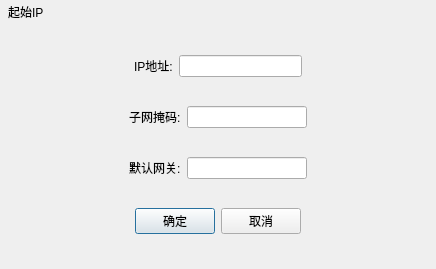
<?xml version="1.0" encoding="UTF-8"?>
<ui version="4.0">
 <class>frmAutoNetSet</class>
 <widget class="QDialog" name="frmAutoNetSet">
  <property name="geometry">
   <rect>
    <x>0</x>
    <y>0</y>
    <width>436</width>
    <height>269</height>
   </rect>
  </property>
  <property name="windowTitle">
   <string>操作员登录</string>
  </property>
  <property name="styleSheet">
   <string notr="true"/>
  </property>
  <layout class="QVBoxLayout" name="verticalLayout">
   <property name="spacing">
    <number>0</number>
   </property>
   <property name="leftMargin">
    <number>1</number>
   </property>
   <property name="topMargin">
    <number>1</number>
   </property>
   <property name="rightMargin">
    <number>1</number>
   </property>
   <property name="bottomMargin">
    <number>1</number>
   </property>
   <item>
    <widget class="QWidget" name="widgetTitle" native="true">
     <property name="sizePolicy">
      <sizepolicy hsizetype="Preferred" vsizetype="Fixed">
       <horstretch>0</horstretch>
       <verstretch>0</verstretch>
      </sizepolicy>
     </property>
     <layout class="QHBoxLayout" name="horizontalLayout_2">
      <property name="spacing">
       <number>0</number>
      </property>
      <property name="leftMargin">
       <number>0</number>
      </property>
      <property name="topMargin">
       <number>0</number>
      </property>
      <property name="rightMargin">
       <number>0</number>
      </property>
      <property name="bottomMargin">
       <number>0</number>
      </property>
      <item>
       <widget class="QLabel" name="labIco">
        <property name="text">
         <string/>
        </property>
        <property name="alignment">
         <set>Qt::AlignCenter</set>
        </property>
       </widget>
      </item>
      <item>
       <widget class="QLabel" name="labTitle">
        <property name="sizePolicy">
         <sizepolicy hsizetype="Expanding" vsizetype="Preferred">
          <horstretch>0</horstretch>
          <verstretch>0</verstretch>
         </sizepolicy>
        </property>
        <property name="styleSheet">
         <string notr="true"/>
        </property>
        <property name="text">
         <string>起始IP</string>
        </property>
        <property name="alignment">
         <set>Qt::AlignLeading|Qt::AlignLeft|Qt::AlignVCenter</set>
        </property>
       </widget>
      </item>
      <item>
       <widget class="QPushButton" name="btnMenu_Close">
        <property name="sizePolicy">
         <sizepolicy hsizetype="Minimum" vsizetype="Expanding">
          <horstretch>0</horstretch>
          <verstretch>0</verstretch>
         </sizepolicy>
        </property>
        <property name="cursor">
         <cursorShape>ArrowCursor</cursorShape>
        </property>
        <property name="focusPolicy">
         <enum>Qt::NoFocus</enum>
        </property>
        <property name="text">
         <string/>
        </property>
        <property name="flat">
         <bool>true</bool>
        </property>
       </widget>
      </item>
     </layout>
    </widget>
   </item>
   <item>
    <widget class="QWidget" name="widgetMain" native="true">
     <property name="styleSheet">
      <string notr="true">#gboxSoftKey .QPushButton{
border-width:0px;
border-radius:0px;
padding:2px;
}

#gboxSoftKey .QPushButton:hover{
border:1px solid #FF0000;
}

#gboxSoftKey{
border-width:0px;
border-radius:0px;
}</string>
     </property>
     <layout class="QVBoxLayout" name="verticalLayout_2">
      <item>
       <layout class="QHBoxLayout" name="horizontalLayout_3">
        <item>
         <spacer name="horizontalSpacer_4">
          <property name="orientation">
           <enum>Qt::Horizontal</enum>
          </property>
          <property name="sizeHint" stdset="0">
           <size>
            <width>40</width>
            <height>20</height>
           </size>
          </property>
         </spacer>
        </item>
        <item>
         <widget class="QLabel" name="labelIP">
          <property name="text">
           <string>IP地址:</string>
          </property>
         </widget>
        </item>
        <item>
         <widget class="QLineEdit" name="lineEditIP"/>
        </item>
        <item>
         <spacer name="horizontalSpacer_9">
          <property name="orientation">
           <enum>Qt::Horizontal</enum>
          </property>
          <property name="sizeHint" stdset="0">
           <size>
            <width>40</width>
            <height>20</height>
           </size>
          </property>
         </spacer>
        </item>
       </layout>
      </item>
      <item>
       <layout class="QHBoxLayout" name="horizontalLayout_4">
        <item>
         <spacer name="horizontalSpacer_5">
          <property name="orientation">
           <enum>Qt::Horizontal</enum>
          </property>
          <property name="sizeHint" stdset="0">
           <size>
            <width>40</width>
            <height>20</height>
           </size>
          </property>
         </spacer>
        </item>
        <item>
         <widget class="QLabel" name="labelNetmask">
          <property name="text">
           <string>子网掩码:</string>
          </property>
         </widget>
        </item>
        <item>
         <widget class="QLineEdit" name="lineEditNetmask"/>
        </item>
        <item>
         <spacer name="horizontalSpacer_10">
          <property name="orientation">
           <enum>Qt::Horizontal</enum>
          </property>
          <property name="sizeHint" stdset="0">
           <size>
            <width>40</width>
            <height>20</height>
           </size>
          </property>
         </spacer>
        </item>
       </layout>
      </item>
      <item>
       <layout class="QHBoxLayout" name="horizontalLayout_5">
        <item>
         <spacer name="horizontalSpacer_6">
          <property name="orientation">
           <enum>Qt::Horizontal</enum>
          </property>
          <property name="sizeHint" stdset="0">
           <size>
            <width>40</width>
            <height>20</height>
           </size>
          </property>
         </spacer>
        </item>
        <item>
         <widget class="QLabel" name="labelGateway">
          <property name="text">
           <string>默认网关:</string>
          </property>
         </widget>
        </item>
        <item>
         <widget class="QLineEdit" name="lineEditGateway"/>
        </item>
        <item>
         <spacer name="horizontalSpacer_11">
          <property name="orientation">
           <enum>Qt::Horizontal</enum>
          </property>
          <property name="sizeHint" stdset="0">
           <size>
            <width>40</width>
            <height>20</height>
           </size>
          </property>
         </spacer>
        </item>
       </layout>
      </item>
      <item>
       <layout class="QHBoxLayout" name="horizontalLayout">
        <item>
         <spacer name="horizontalSpacer_7">
          <property name="orientation">
           <enum>Qt::Horizontal</enum>
          </property>
          <property name="sizeHint" stdset="0">
           <size>
            <width>40</width>
            <height>20</height>
           </size>
          </property>
         </spacer>
        </item>
        <item>
         <widget class="QPushButton" name="btnConfirm">
          <property name="text">
           <string>确定</string>
          </property>
         </widget>
        </item>
        <item>
         <widget class="QPushButton" name="btnCancel">
          <property name="text">
           <string>取消</string>
          </property>
         </widget>
        </item>
        <item>
         <spacer name="horizontalSpacer_8">
          <property name="orientation">
           <enum>Qt::Horizontal</enum>
          </property>
          <property name="sizeHint" stdset="0">
           <size>
            <width>40</width>
            <height>20</height>
           </size>
          </property>
         </spacer>
        </item>
       </layout>
      </item>
     </layout>
    </widget>
   </item>
  </layout>
 </widget>
 <resources/>
 <connections/>
</ui>
